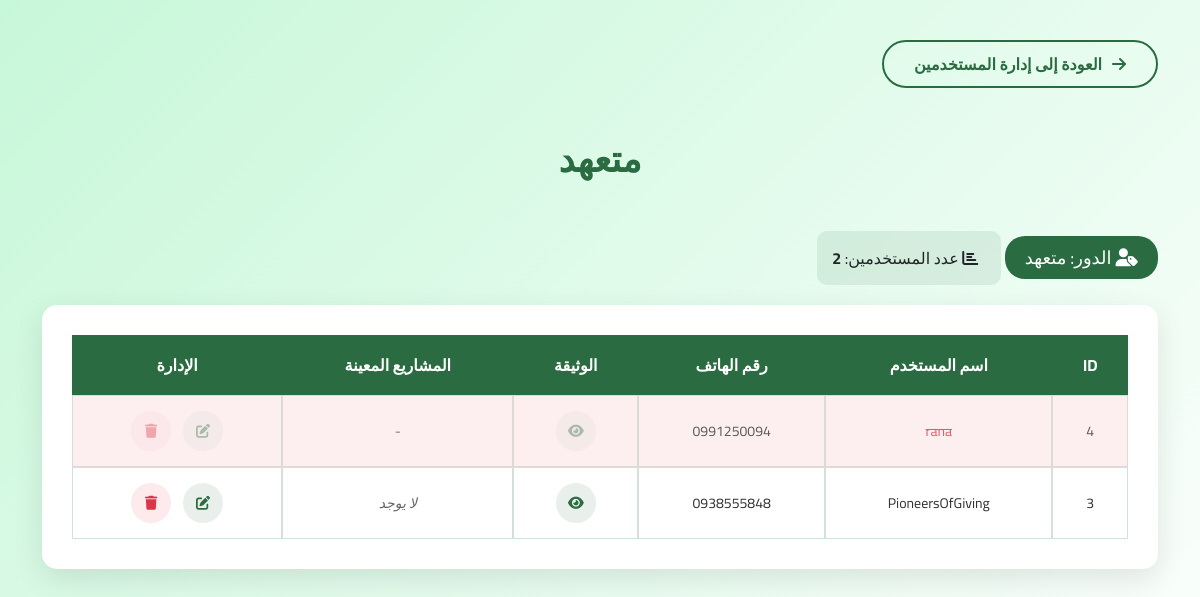
Page /user-management/role/contractor/ (signed in) on the committed database.
### accounts/models.py (models this page shows, shortened)
class User(AbstractUser):
    ROLE_CHOICES = [
        ('citizen', 'مواطن'),
        ('organization', 'منظمة'),
        ('contractor', 'متعهد'),
        ('system_admin', 'مدير النظام'),
    ]
    role = models.CharField(max_length=20, choices=ROLE_CHOICES, default='citizen')
    phone_number = models.CharField(max_length=15, blank=False, null=False)
    document = models.ImageField(upload_to='user_documents/', blank=True, null=True)
    is_deleted = models.BooleanField(default=False, verbose_name='محذوف نهائياً')

### user_management/views.py (the view)
# urls.py: path('role/<str:role>/', views.users_by_role, name='users_by_role'),
@login_required
def users_by_role(request, role):
    if request.user.role != 'system_admin':
        messages.error(request, "ليس لديك صلاحية الوصول لهذه الصفحة")
        return redirect('home:index')
    valid_roles = ['citizen', 'organization', 'contractor']
    if role not in valid_roles:
        messages.error(request, "الدور غير صالح")
        return redirect('user_management:user_list')
    role_names = {
        'citizen': 'مواطن',
        'organization': 'منظمة',
        'contractor': 'متعهد',
    }
    users = User.objects.filter(role=role).order_by('-date_joined')
    for user in users:
        if role == 'contractor':
            user.assigned_projects = Project.objects.filter(contractor=user, is_cancelled=False)
        elif role == 'organization':
            user.adopted_projects = []
    context = {
        'users': users,
        'role': role,
        'role_name': role_names[role],
        'hide_navbar': True
    }
    return render(request, 'user_management/users_by_role.html', context)

### templates/user_management/users_by_role.html (shortened to what this page needs)
{% extends 'base/base.html' %}
{% load static %}
{% block content %}
<div class="users-management-page">
    <div class="container">
        <a href="{% url 'user_management:user_list' %}" class="back-btn">
            <i class="fas fa-arrow-right"></i> العودة إلى إدارة المستخدمين
        </a>
        <h1 class="users-title">{{ role_name }}</h1>
        <div class="role-badge">
            <i class="fas fa-user-tag"></i> الدور: {{ role_name }}
        </div>
        <div style="background: rgba(43, 107, 66, 0.1); padding: 15px; border-radius: 10px; margin: 20px 0; display: inline-block;">
            <i class="fas fa-chart-bar me-2"></i>
           عدد المستخدمين: <strong>{{ users.count }}</strong>
        </div>
        <div class="users-table-container">
            {% if users %}
                <table class="users-table">
                    <thead>
                        <tr>
                            <th>ID</th>
                            <th>اسم المستخدم</th>
                            <th>رقم الهاتف</th>
                            {% if role == 'organization' or role == 'contractor' %}
                                <th>الوثيقة</th>
                            {% endif %}
                            {% if role == 'organization' %}
                                <th>المشاريع المتبناة</th>
                            {% elif role == 'contractor' %}
                                <th>المشاريع المعينة</th>
                            {% endif %}
                            <th>الإدارة</th>
                        </tr>
                    </thead>
                    <tbody>
                        {% for user in users %}
                            <tr class="{% if user.is_deleted %}deleted-row{% endif %}">
                                <td>{{ user.id }}</td>
                                <td>
                                    <span class="{% if user.is_deleted %}deleted-username{% endif %}">
                                        {{ user.username }}
                                    </span>
                                </td>
                                <td>{{ user.phone_number|default:"غير محدد" }}</td>
                                {% if role == 'organization' or role == 'contractor' %}
                                    <td>
                                        {% if user.document and not user.is_deleted %}
                                            <a href="{{ user.document.url }}" target="_blank" class="btn-view" title="عرض الوثيقة">
                                                <i class="fas fa-eye"></i>
                                            </a>
                                        {% elif user.is_deleted %}
                                            <span class="btn-view disabled" title="لا يمكن عرض وثيقة مستخدم محذوف">
                                                <i class="fas fa-eye"></i>
                                            </span>
                                        {% else %}
                                            <span class="text-muted">لا توجد وثيقة</span>
                                        {% endif %}
                                    </td>
                                {% endif %}
                                {% if role == 'organization' %}
                                   <td>
    {% if not user.is_deleted %}
        {% if user.adopted_projects %}
            <div class="dropdown">
                <button class="btn projects-dropdown-btn dropdown-toggle"
                        type="button"
                        data-bs-toggle="dropdown"
                        aria-expanded="false">
                    {{ user.adopted_projects|length }} مشروع
                </button>
                <ul class="dropdown-menu">
                    {% for project in user.adopted_projects %}
                        <li>
                            <a class="dropdown-item" href="{% url 'projects:project_detail' project.pk %}">
                                <i class="fas fa-project-diagram me-2"></i>{{ project.name }}
                            </a>
                        </li>
                    {% endfor %}
                </ul>
            </div>
        {% else %}
            <span class="no-projects">لا يوجد</span>
        {% endif %}
    {% else %}
        <span class="text-muted">-</span>
    {% endif %}
</td>
                                {% elif role == 'contractor' %}
                                    <td>
    {% if not user.is_deleted %}
        {% if user.assigned_projects %}
            <div class="dropdown">
                <button class="btn projects-dropdown-btn dropdown-toggle"
                        type="button"
                        data-bs-toggle="dropdown"
                        aria-expanded="false">
                    {{ user.assigned_projects.count }} مشروع
                </button>
                <ul class="dropdown-menu">
                    {% for project in user.assigned_projects %}
                        <li>
                            <a class="dropdown-item" href="{% url 'projects:project_detail' project.pk %}">
                                <i class="fas fa-hard-hat me-2"></i>{{ project.name }}
                                <small class="text-muted d-block">
                                    الحالة: {{ project.get_status_display }}
                                </small>
                            </a>
                        </li>
                    {% endfor %}
                </ul>
            </div>
        {% else %}
            <span class="no-projects">لا يوجد</span>
        {% endif %}
    {% else %}
        <span class="text-muted">-</span>
    {% endif %}
</td>
                                {% endif %}
                                <td>
                                    <div class="action-buttons">
                                        {% if not user.is_deleted %}
                                            <a href="{% url 'user_management:user_update' user.pk %}" class="btn-edit" title="تعديل">
                                                <i class="fas fa-edit"></i>
                                            </a>
                                        {% else %}
                                            <span class="btn-edit disabled" title="لا يمكن تعديل مستخدم محذوف">
                                                <i class="fas fa-edit"></i>
                                            </span>
                                        {% endif %}
                                        {% if not user.is_deleted %}
                                            <button class="btn-delete" title="حذف" onclick="showDeleteModal('{{ user.pk }}', '{{ user.username|escapejs }}')">
                                                <i class="fas fa-trash"></i>
                                            </button>
                                        {% else %}
                                            <span class="btn-delete disabled" title="المستخدم محذوف بالفعل">
                                                <i class="fas fa-trash"></i>
                                            </span>
                                        {% endif %}
                                    </div>
                                </td>
                            </tr>
                        {% endfor %}
                    </tbody>
                </table>
            {% else %}
                <div class="no-users">
                    <i class="fas fa-user-slash"></i>
                    <p>لا يوجد مستخدمين من نوع {{ role_name }} حالياً</p>
                </div>
            {% endif %}
        </div>
    </div>
</div>
{% endblock %}

### static/css/style.css (style rules this page uses)
:root { --primary-color: #2b6b42; --primary-light: #3a8a57; --text-color: #333; --white: #ffffff; }
* { margin: 0; padding: 0; box-sizing: border-box; }
body { font-family: 'Cairo', 'IBM Plex Sans Arabic', sans-serif; direction: rtl; overflow-x: hidden; }

### templates/user_management/users_by_role.html (style rules this page uses)
.users-management-page { min-height: 100vh; background: linear-gradient(135deg, rgba(78, 231, 134, 0.316) 0%, rgba(255, 255, 255, 0.9) 100%); padding-top: 40px; padding-bottom: 60px; }
.users-title { color: #2b6b42; text-align: center; margin: 20px 0 30px 0; font-size: 36px; font-weight: 700; font-family: 'Cairo', sans-serif; }
.role-badge { background-color: #2b6b42; color: white; padding: 8px 20px; border-radius: 20px; font-size: 18px; margin-bottom: 20px; display: inline-block; }
.back-btn { background-color: transparent; color: #2b6b42; border: 2px solid #2b6b42; border-radius: 50px; padding: 10px 30px; font-size: 16px; font-weight: 600; transition: all 0.3s; text-decoration: none; display: inline-flex; align-items: center; gap: 10px; margin-bottom: 30px; }
.users-table-container { background: white; border-radius: 15px; padding: 30px; box-shadow: 0 10px 30px rgba(0, 0, 0, 0.1); margin-bottom: 40px; overflow-x: auto; }
.users-table { width: 100%; border-collapse: separate; border-spacing: 0; border: none; font-family: 'Cairo', sans-serif; }
.users-table th { background-color: #2b6b42; color: white; padding: 18px 15px; text-align: center; font-weight: 700; font-size: 16px; border: none; }
.users-table td { border: 1px solid rgba(43, 107, 66, 0.2); padding: 15px; text-align: center; color: #333; vertical-align: middle; font-size: 14px; }
.users-table tr { transition: all 0.3s; }
.deleted-row { background-color: rgba(220, 53, 69, 0.1) !important; opacity: 0.8; border-left: 4px solid #dc3545 !important; }
.deleted-username { color: #dc3545 !important; text-decoration: line-through; }
.btn-edit.disabled, .btn-delete.disabled, .btn-view.disabled { opacity: 0.5; cursor: not-allowed; pointer-events: none; }
.action-buttons { display: flex; justify-content: center; gap: 12px; }
.btn-edit, .btn-delete { width: 40px; height: 40px; border-radius: 50%; display: flex; align-items: center; justify-content: center; text-decoration: none; transition: all 0.3s; position: relative; cursor: pointer; border: none; }
.btn-edit { background: rgba(43, 107, 66, 0.1); color: #2b6b42; }
.btn-delete { background: rgba(220, 53, 69, 0.1); color: #dc3545; }
.btn-view { width: 40px; height: 40px; border-radius: 50%; display: flex; margin: 0 auto !important; align-items: center; justify-content: center; text-decoration: none; transition: all 0.3s; position: relative; cursor: pointer; border: none; background: rgba(43, 107, 66, 0.1); color: #2b6b42; }
.btn-edit::after, .btn-delete::after, .btn-view::after { content: attr(title); position: absolute; top: -40px; left: 50%; transform: translateX(-50%); background: #333; color: white; padding: 6px 12px; border-radius: 6px; font-size: 12px; white-space: nowrap; opacity: 0; visibility: hidden; transition: all 0.3s; z-index: 1000; pointer-events: none; }
.no-projects { color: #666; font-style: italic; }

### rows in the picture
User: id "4", username "rana", phone_number "0991250094", is_deleted True (drawn)
User: id "3", username "PioneersOfGiving", phone_number "0938555848", is_deleted "لا يوجد"

### other values in the picture
{{ role_name }} "متعهد"
{{ users.count }} "2"
